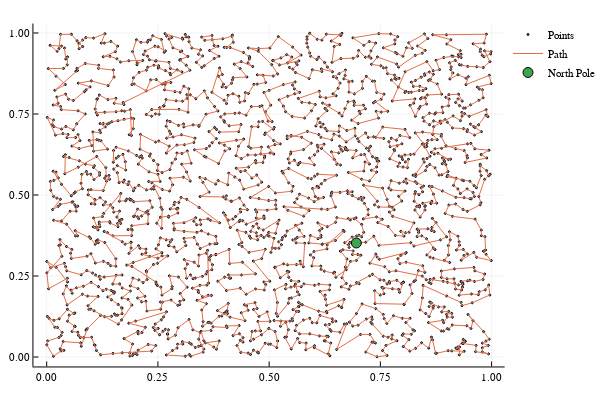

Source (notebook cell):
### Code cell
using Plots
plotly()
scatter(Data[1,:], Data[2,:], label = "Points", markersize = 1)
P = Z.+1
plot!(Data[1,P], Data[2,P], label = "Path")
scatter!([Data[1,P[1]]], [Data[2,P[1]]], label = "North Pole", markersize = 5)

### Figure 1 — Plotly figure (JSON) as saved in the notebook; plotly's stock layout.template omitted (floating-point values rounded to 4 significant figures; data arrays with more than 128 entries replaced by an {"elided": "..."} marker saying what was removed)
{"data": [{"colorbar": {"title": ""}, "hoverinfo": "text", "legendgroup": "Points", "marker": {"color": "rgba(0, 154, 250, 1.000)", "line": {"color": "rgba(0, 0, 0, 1.000)", "width": 1}, "size": 2, "symbol": "circle"}, "mode": "markers", "name": "Points", "showlegend": true, "text": {"elided": "2000 null values"}, "type": "scatter", "x": {"elided": "2000 float values"}, "xaxis": "x1", "y": {"elided": "2000 float values"}, "yaxis": "y1", "zmax": 0.1, "zmin": -0.1}, {"colorbar": {"title": ""}, "hoverinfo": "text", "legendgroup": "Path", "line": {"color": "rgba(227, 111, 71, 1.000)", "dash": "solid", "shape": "linear", "width": 1}, "mode": "lines", "name": "Path", "showlegend": true, "text": {"elided": "2001 null values"}, "type": "scatter", "x": {"elided": "2001 float values"}, "xaxis": "x1", "y": {"elided": "2001 float values"}, "yaxis": "y1", "zmax": 0.1, "zmin": -0.1}, {"colorbar": {"title": ""}, "hoverinfo": "text", "legendgroup": "North Pole", "marker": {"color": "rgba(62, 164, 78, 1.000)", "line": {"color": "rgba(0, 0, 0, 1.000)", "width": 1}, "size": 10, "symbol": "circle"}, "mode": "markers", "name": "North Pole", "showlegend": true, "text": [null], "type": "scatter", "x": [0.696], "xaxis": "x1", "y": [0.352], "yaxis": "y1", "zmax": 0.1, "zmin": -0.1}], "layout": {"annotations": [], "height": 400, "legend": {"bgcolor": "rgba(255, 255, 255, 1.000)", "bordercolor": "rgba(0, 0, 0, 1.000)", "font": {"color": "rgba(0, 0, 0, 1.000)", "family": "sans-serif", "size": 11}, "tracegroupgap": 0, "x": 1, "y": 1}, "margin": {"b": 20, "l": 0, "r": 0, "t": 20}, "paper_bgcolor": "rgba(255, 255, 255, 1.000)", "plot_bgcolor": "rgba(255, 255, 255, 1.000)", "showlegend": true, "width": 600, "xaxis": {"anchor": "y1", "domain": [0.06582, 0.9934], "gridcolor": "rgba(0, 0, 0, 0.100)", "gridwidth": 0.5, "linecolor": "rgba(0, 0, 0, 1.000)", "mirror": false, "range": [-0.02979, 1.029], "showgrid": true, "showline": true, "showticklabels": true, "tickangle": 0, "tickcolor": "rgb(0, 0, 0)", "tickfont": {"color": "rgba(0, 0, 0, 1.000)", "family": "sans-serif", "size": 11}, "tickmode": "array", "ticks": "inside", "ticktext": ["0.00", "0.25", "0.50", "0.75", "1.00"], "tickvals": [0, 0.25, 0.5, 0.75, 1], "title": "", "titlefont": {"color": "rgba(0, 0, 0, 1.000)", "family": "sans-serif", "size": 15}, "type": "-", "visible": true, "zeroline": false, "zerolinecolor": "rgba(0, 0, 0, 1.000)"}, "yaxis": {"anchor": "x1", "domain": [0.03762, 0.9902], "gridcolor": "rgba(0, 0, 0, 0.100)", "gridwidth": 0.5, "linecolor": "rgba(0, 0, 0, 1.000)", "mirror": false, "range": [-0.02917, 1.029], "showgrid": true, "showline": true, "showticklabels": true, "tickangle": 0, "tickcolor": "rgb(0, 0, 0)", "tickfont": {"color": "rgba(0, 0, 0, 1.000)", "family": "sans-serif", "size": 11}, "tickmode": "array", "ticks": "inside", "ticktext": ["0.00", "0.25", "0.50", "0.75", "1.00"], "tickvals": [0, 0.25, 0.5, 0.75, 1], "title": "", "titlefont": {"color": "rgba(0, 0, 0, 1.000)", "family": "sans-serif", "size": 15}, "type": "-", "visible": true, "zeroline": false, "zerolinecolor": "rgba(0, 0, 0, 1.000)"}}}
